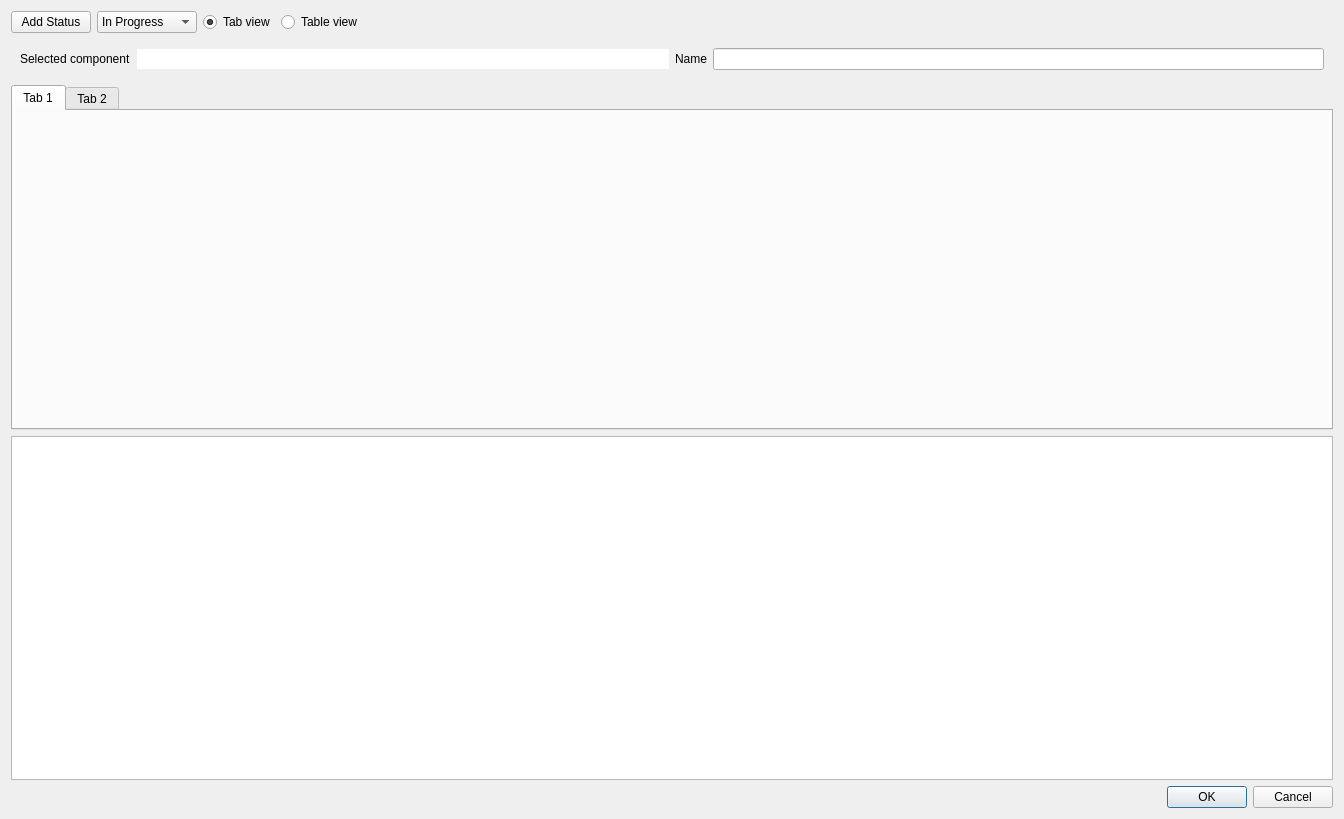
<?xml version="1.0" encoding="UTF-8"?>
<ui version="4.0">
 <class>QmlDesigner::AnnotationEditorDialog</class>
 <widget class="QDialog" name="QmlDesigner::AnnotationEditorDialog">
  <property name="geometry">
   <rect>
    <x>0</x>
    <y>0</y>
    <width>1344</width>
    <height>819</height>
   </rect>
  </property>
  <property name="windowTitle">
   <string notr="true">Dialog</string>
  </property>
  <layout class="QVBoxLayout" name="verticalLayout_2">
   <item>
    <widget class="QWidget" name="statusContainer" native="true">
     <layout class="QHBoxLayout" name="horizontalLayout_3">
      <property name="leftMargin">
       <number>0</number>
      </property>
      <property name="topMargin">
       <number>0</number>
      </property>
      <property name="rightMargin">
       <number>0</number>
      </property>
      <property name="bottomMargin">
       <number>0</number>
      </property>
      <item>
       <widget class="QPushButton" name="statusAddButton">
        <property name="sizePolicy">
         <sizepolicy hsizetype="Preferred" vsizetype="Fixed">
          <horstretch>0</horstretch>
          <verstretch>0</verstretch>
         </sizepolicy>
        </property>
        <property name="text">
         <string>Add Status</string>
        </property>
       </widget>
      </item>
      <item>
       <widget class="QComboBox" name="statusComboBox">
        <property name="sizePolicy">
         <sizepolicy hsizetype="Preferred" vsizetype="Fixed">
          <horstretch>0</horstretch>
          <verstretch>0</verstretch>
         </sizepolicy>
        </property>
        <property name="minimumSize">
         <size>
          <width>100</width>
          <height>0</height>
         </size>
        </property>
        <item>
         <property name="text">
          <string>In Progress</string>
         </property>
        </item>
        <item>
         <property name="text">
          <string>In Review</string>
         </property>
        </item>
        <item>
         <property name="text">
          <string>Done</string>
         </property>
        </item>
       </widget>
      </item>
      <item>
       <widget class="QRadioButton" name="rbTabView">
        <property name="text">
         <string>Tab view</string>
        </property>
        <property name="checked">
         <bool>true</bool>
        </property>
       </widget>
      </item>
      <item>
       <widget class="QRadioButton" name="rbTableView">
        <property name="text">
         <string>Table view</string>
        </property>
       </widget>
      </item>
      <item>
       <spacer name="horizontalSpacer">
        <property name="orientation">
         <enum>Qt::Horizontal</enum>
        </property>
        <property name="sizeHint" stdset="0">
         <size>
          <width>40</width>
          <height>20</height>
         </size>
        </property>
       </spacer>
      </item>
     </layout>
    </widget>
   </item>
   <item>
    <widget class="QWidget" name="annotationContainer" native="true">
     <layout class="QHBoxLayout" name="horizontalLayout">
      <item>
       <layout class="QHBoxLayout" name="targetIdLayout">
        <item>
         <widget class="QLabel" name="targetIdLabel">
          <property name="text">
           <string>Selected component</string>
          </property>
         </widget>
        </item>
        <item>
         <widget class="QLineEdit" name="targetIdEdit">
          <property name="frame">
           <bool>false</bool>
          </property>
          <property name="readOnly">
           <bool>true</bool>
          </property>
         </widget>
        </item>
       </layout>
      </item>
      <item>
       <layout class="QHBoxLayout" name="customIdLayout">
        <item>
         <widget class="QLabel" name="customIdLabel">
          <property name="text">
           <string>Name</string>
          </property>
         </widget>
        </item>
        <item>
         <widget class="QLineEdit" name="customIdEdit"/>
        </item>
       </layout>
      </item>
     </layout>
    </widget>
   </item>
   <item>
    <widget class="AnnotationTabWidget" name="tabWidget">
     <property name="currentIndex">
      <number>0</number>
     </property>
     <property name="movable">
      <bool>true</bool>
     </property>
     <widget class="QWidget" name="tab">
      <attribute name="title">
       <string>Tab 1</string>
      </attribute>
     </widget>
     <widget class="QWidget" name="tab_2">
      <attribute name="title">
       <string>Tab 2</string>
      </attribute>
     </widget>
    </widget>
   </item>
   <item>
    <widget class="AnnotationTableView" name="tableView"/>
   </item>
   <item>
    <widget class="QDialogButtonBox" name="buttonBox">
     <property name="focusPolicy">
      <enum>Qt::StrongFocus</enum>
     </property>
     <property name="orientation">
      <enum>Qt::Horizontal</enum>
     </property>
     <property name="standardButtons">
      <set>QDialogButtonBox::Cancel|QDialogButtonBox::Ok</set>
     </property>
    </widget>
   </item>
  </layout>
 </widget>
 <customwidgets>
  <customwidget>
   <class>AnnotationTabWidget</class>
   <extends>QTabWidget</extends>
   <header>annotationtabwidget.h</header>
   <container>1</container>
  </customwidget>
  <customwidget>
   <class>AnnotationTableView</class>
   <extends>QTableView</extends>
   <header>annotationtableview.h</header>
  </customwidget>
 </customwidgets>
 <tabstops>
  <tabstop>targetIdEdit</tabstop>
  <tabstop>customIdEdit</tabstop>
  <tabstop>tabWidget</tabstop>
 </tabstops>
 <resources/>
 <connections>
  <connection>
   <sender>buttonBox</sender>
   <signal>accepted()</signal>
   <receiver>QmlDesigner::AnnotationEditorDialog</receiver>
   <slot>accept()</slot>
   <hints>
    <hint type="sourcelabel">
     <x>261</x>
     <y>473</y>
    </hint>
    <hint type="destinationlabel">
     <x>157</x>
     <y>274</y>
    </hint>
   </hints>
  </connection>
  <connection>
   <sender>buttonBox</sender>
   <signal>rejected()</signal>
   <receiver>QmlDesigner::AnnotationEditorDialog</receiver>
   <slot>reject()</slot>
   <hints>
    <hint type="sourcelabel">
     <x>329</x>
     <y>473</y>
    </hint>
    <hint type="destinationlabel">
     <x>286</x>
     <y>274</y>
    </hint>
   </hints>
  </connection>
 </connections>
</ui>
